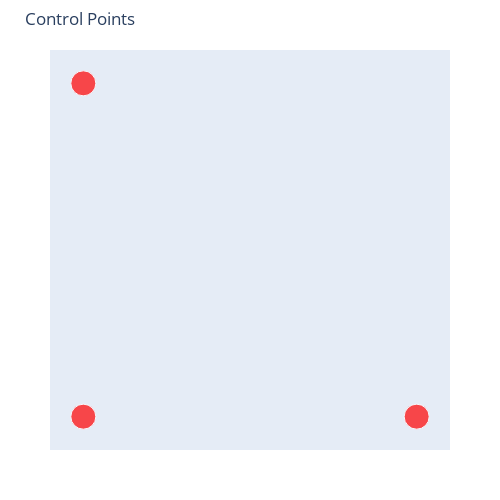

The notebook cell this image was saved under:
### Code cell
fig.data = []

fig.add_trace(go.Scatter(
    x=control_points[:, 0], 
    y=control_points[:, 1],
    name="control points",
    mode="markers", 
    marker=dict(size=[25, 25, 25],
                color="red")
))

fig.update_layout(title="Control Points")
fig.show()

### Figure 1 — Plotly figure (JSON) as saved in the notebook; plotly's stock layout.template omitted (floating-point values rounded to 4 significant figures)
{"data": [{"marker": {"color": "red", "size": [25, 25, 25]}, "mode": "markers", "name": "control points", "type": "scatter", "x": [0, 0, 1], "y": [1, 0, 0]}], "layout": {"height": 500, "margin": {"b": 50, "l": 50, "r": 50, "t": 50}, "showlegend": false, "title": {"text": "Control Points"}, "width": 500, "xaxis": {"constrain": "domain", "range": [-0.1, 1.1], "showgrid": false, "showticklabels": false, "zeroline": false}, "yaxis": {"constrain": "domain", "range": [-0.1, 1.1], "scaleanchor": "x", "scaleratio": 1, "showgrid": false, "showticklabels": false, "zeroline": false}}}
